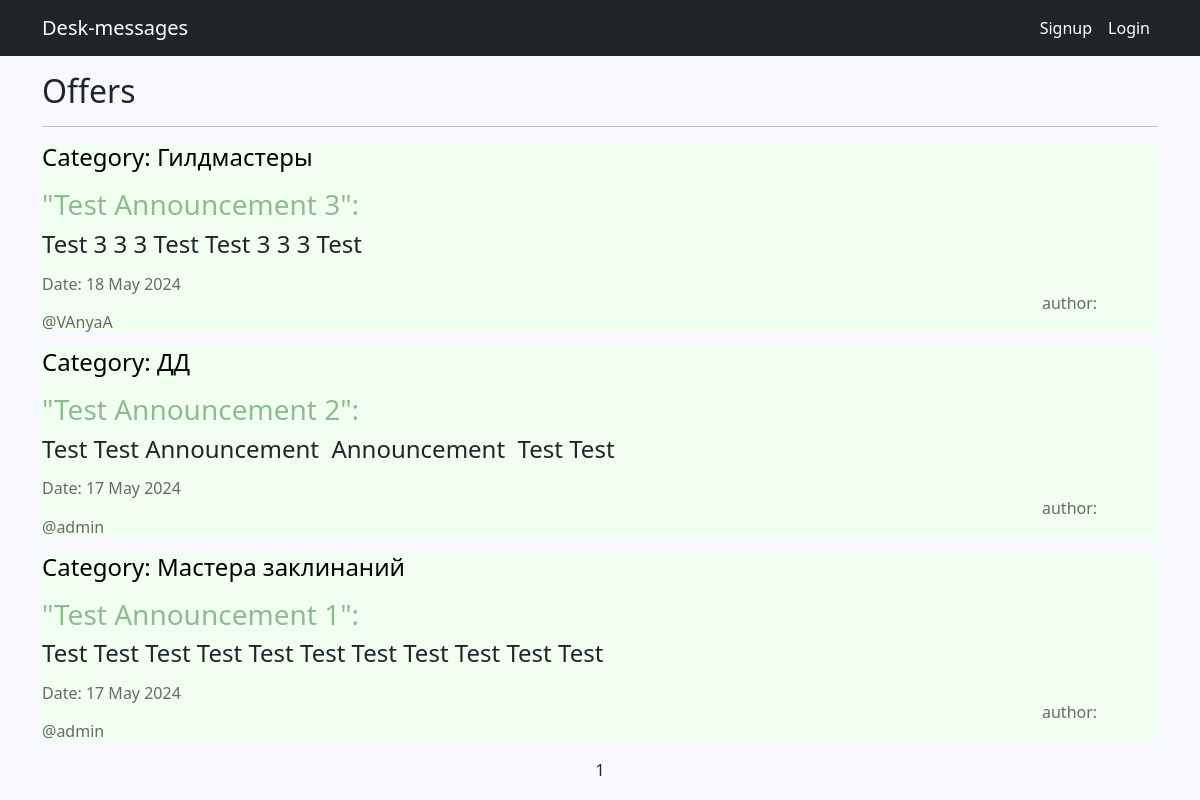
The app's page /, older data.
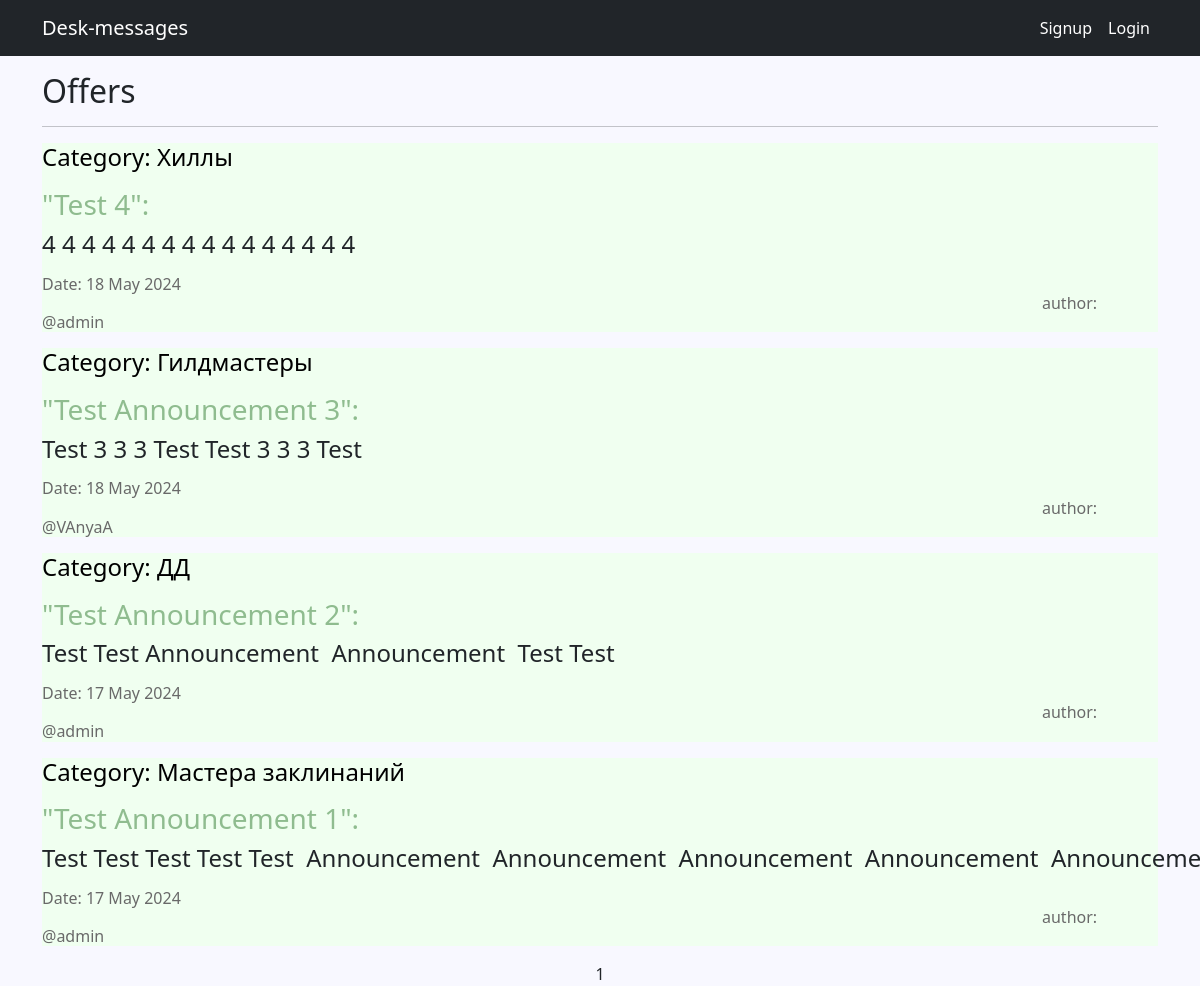
The same page, newer data.
### announcements/models.py (models this page shows, shortened)
class Announcement(models.Model):
    time_in = models.DateTimeField(auto_now_add=True)
    title = models.CharField(max_length=115)
    announcement_text = RichTextUploadingField()
    author = models.ForeignKey(Author, on_delete=models.CASCADE, related_name='announcements')
    category = models.ForeignKey(Category, on_delete=models.CASCADE, related_name='announcements')

class Category(models.Model):
    tanks = "TA"
    healths = "HE"
    dd = "DD"
    merchants = "ME"
    guild_masters = "GM"
    quests_givers = "QG"
    blacksmiths = "BS"
    tanners = "TN"
    potion_makers = "PM"
    spell_masters = "SM"
    POSITIONS = [
        (tanks, "Танки"),
        (healths, "Хиллы"),
        (dd, "ДД"),
        (merchants, "Торговцы"),
        (guild_masters, "Гилдмастеры"),
        (quests_givers, "Квестгиверы"),
        (blacksmiths, "Кузнецы"),
        (tanners, "Кожевники"),
        (potion_makers, "Зельевары"),
        (spell_masters, "Мастера заклинаний"),
    ]
    category_name = models.CharField(max_length=2,
                                     choices=POSITIONS,
                                     unique=True,
                                     default=tanks)
    def __str__(self):
        return self.get_category_name_display()

class Author(models.Model):
    author_name = models.OneToOneField(User, on_delete=models.CASCADE)
    def __str__(self):
        return self.author_name.username

### announcements/views.py (the view)
# urls.py: path('', AnnouncementList.as_view(), name='announcement_list'),
class AnnouncementList(ListView):
    model = Announcement
    ordering = '-time_in'
    template_name = 'announcements/list.html'
    context_object_name = 'announcements'
    paginate_by = 4

### templates/announcements/list.html (shortened to what this page needs)
{% extends 'default.html' %}
{% load custom_tags %}
{% block content %}
    <h2 style="text-align: left;">
        Offers
    </h2>
    <hr/>
    {% if announcements %}
        {% for announcement in announcements %}
            <div align="left" style="background-color: #F0FFF0">
                <h4 style="color: #000000">
                    Category: {{ announcement.category }}
                </h4>
                <h3>
                    <a href="{% url 'announcement_detail' pk=announcement.id %}">"{{ announcement.title }}":</a>
                </h3>
                <h4>
                    {{announcement.announcement_text|safe }}
                </h4>
                <h6 style="text-align: left; color: #696969" >
                    Date: {{ announcement.time_in|date:'d M Y' }} <span style='padding-left:1000px;'> author: @{{ announcement.author }} </span>
                </h6>
            </div>
        {% endfor %}
    {% else %}
        <h3>No announcements</h3>
    {% endif %}
    {{ page_obj.number }}
{% endblock content %}

Row changes from the older to the newer data that the page shows:
added Announcement: category "Хиллы", title "Test 4", announcement_text "4 4 4 4 4 4 4 4 4 4 4 4 4 4 4 4", time_in "18 May 2024", author "admin"
changed Announcement "Test Announcement 1": announcement_text "Test Test Test Test Test Test Test Test Test Test Test" → "Test Test Test Test Test Announcement Announcement Announcement Announcement…"
